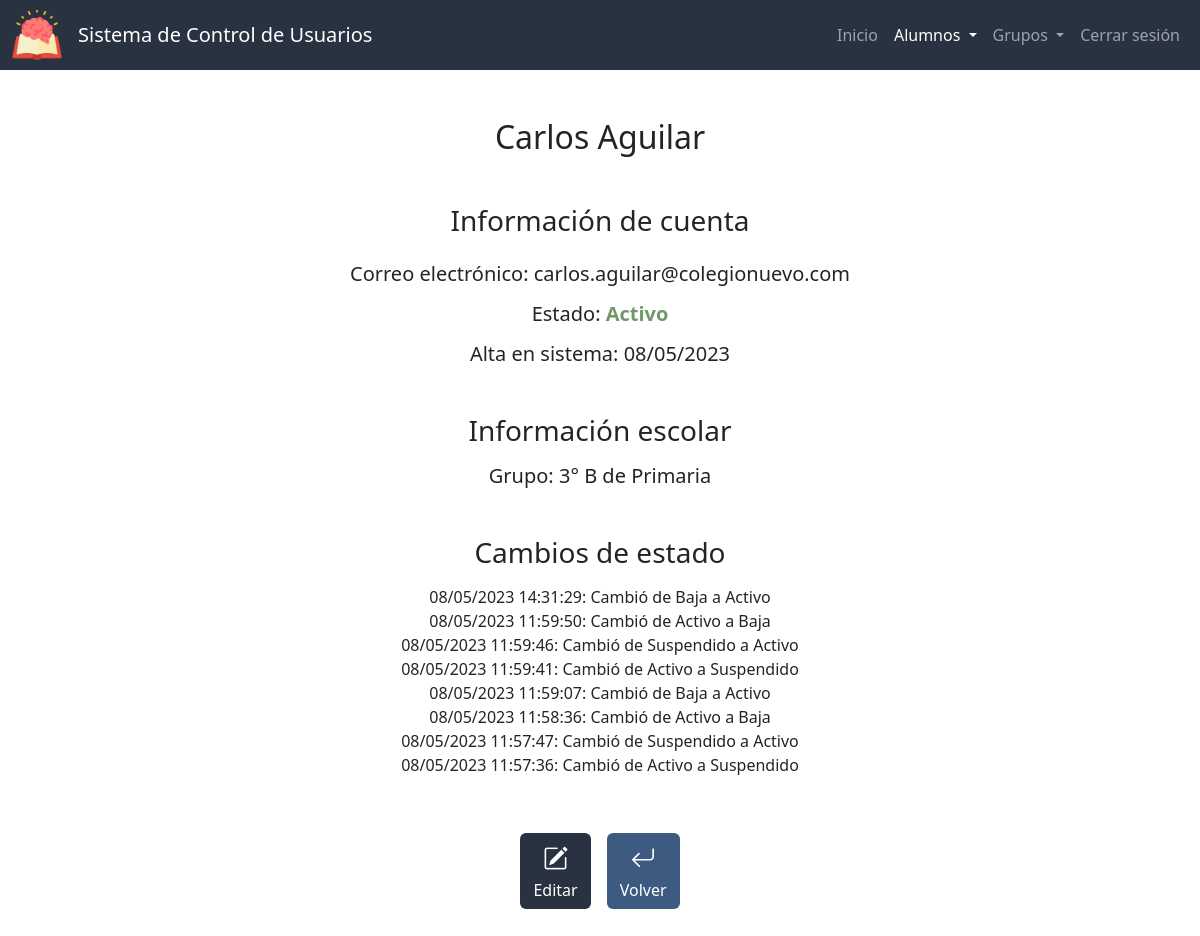
Screenshot of /ver_alumno?id=32 (signed in) with the database file from the repository.
### app.py (models this page shows, shortened)
class Alumnos(db.Model):
    id = db.Column(db.Integer, primary_key=True)
    nombre = db.Column(db.String(50), nullable=False)
    apellidos = db.Column(db.String(50), nullable=False)
    correo = db.Column(db.String(50), nullable=False, unique=True)
    estado = db.Column(db.Integer, nullable=False, default=0) # 0 - activo, 1 - suspendido, 2 - baja
    fecha_de_creacion = db.Column(db.DateTime, nullable=False, default=datetime.now)

class Grupos(db.Model):
    id = db.Column(db.Integer, primary_key=True)
    seccion = db.Column(db.String(50), nullable=False)
    grado = db.Column(db.Integer, nullable=False)
    grupo = db.Column(db.String(1), nullable=False)

class CambiosEstado(db.Model):
    id = db.Column(db.Integer, primary_key=True)
    id_alumno = db.Column(db.Integer, db.ForeignKey('alumnos.id'), nullable=False)
    fecha = db.Column(db.DateTime, nullable=False, default=datetime.utcnow)
    estado_anterior = db.Column(db.Integer, nullable=False)
    estado_nuevo = db.Column(db.Integer, nullable=False)

### app.py (the view)
@app.route('/ver_alumno')
@login_required
def ver_alumno():
    id = request.args.get("id")
    alumno = db.session.query(Alumnos).filter_by(id=id).first()
    cambios = db.session.query(CambiosEstado).filter_by(id_alumno=id).order_by(CambiosEstado.fecha.desc()).all()
    id_grupo = db.session.query(alumnos_por_grupo.c.id_grupo).filter_by(id_alumno=id).first()
    if id_grupo:
        id_grupo = id_grupo[0]
        grupo_actual = db.session.query(Grupos).filter_by(id=id_grupo).first()
    else:
        grupo_actual = None
    return render_template("ver_alumno.html", active="Alumno", grupo_actual=grupo_actual, alumno=alumno, colores=COLORES, cambios=cambios, estados=ESTADOSV)

### app.py (called while the page is built)
def login_required(f):
    @wraps(f)
    def decorated_function(*args, **kwargs):
        if session.get("user_id") is None:
            return redirect("/login")
        return f(*args, **kwargs)
    return decorated_function

### templates/ver_alumno.html (shortened to what this page needs)
{% extends "layout.html" %}
{% block main %}
    <h2 class="mb-5">{{ alumno.nombre }} {{ alumno.apellidos }}</h2>
    <h3 class="mb-4">Información de cuenta</h3>
    <h5 class="mb-3">Correo electrónico: {{ alumno.correo }}</h5>
    <h5 class="mb-3">Estado: <span style="color:{{ colores[estados[alumno.estado]] }}; font-weight: bold;">{{ estados[alumno.estado] }}</span></h5>
    <h5 class="mb-5">Alta en sistema: {{ alumno.fecha_de_creacion.strftime('%d/%m/%Y') }}</h5>
    <h3 class="mb-3">Información escolar</h3>
    <h5 class="mb-5">{% if grupo_actual %} Grupo: {% else %} No hay grupos para mostrar {% endif %}
        {% if grupo_actual.grado %} {{ grupo_actual.grado }}° {% set x=" de " %}{% endif %}
        {% if grupo_actual.grupo %}{{ grupo_actual.grupo }} {% set x=" de " %} {% endif %}
        {% if grupo_actual.seccion %}{{ x }}{{ grupo_actual.seccion }}{% endif %}
    </h5>
    {% if cambios %}
        <h3 class="mb-3">Cambios de estado</h3>
        <div class="mb-5" id="log">
            {% for cambio in cambios %}
                {{ cambio.fecha.strftime('%d/%m/%Y %H:%M:%S') }}: Cambió de {{ estados[cambio.estado_anterior] }} a {{ estados[cambio.estado_nuevo] }} <br>
            {% endfor %}
        </div>
    {% endif %}
    <div class="p-2 btn-group">
        <form action="/editar_alumno">
            <button type="submit" class="btn-bi btn color-primario mx-2" title="Editar"><i class="bi bi-pencil-square"></i><div>Editar</div></button>
        </form>
        <form action="/lista_alumnos">
            <button type="submit" class="btn-big btn ver mx-2" title="Volver"><i class="bi bi-arrow-return-left"></i><div>Volver</div></button>
        </form>
    </div>
{% endblock %}

### static/styles.css (style rules this page uses)
:root { --color-primario: #293241; --color-primario-active: #3b4f69; --color-primario-hover: #334458; --letra-primario: white; --letra-primario-inactive: #9A9EA5; --letra-primario-hover: #C9CBCF; --verde: #729869; --verde-active: #588559; --amarillo: #D69900; --amarillo-active: #b17900; --color-ver: #3D5A80; --color-ver-active: #5281a7; --gris: #a5a5a5; --gris-active: #969696; --gris-oscuro: #7c7c7c; --gris-oscuro-active: #646464; }
.color-primario { background-color: var(--color-primario); color: var(--letra-primario); }
.btn.edit, .btn-big { transition: transform 0.2s ease-in-out; }
.ver { background-color: var(--color-ver); color: var(--letra-primario); }
.bi { font-size: 25px; color: var(--letra-primario); }

### rows the page displays
Alumnos: nombre "Carlos", apellidos "Aguilar", correo "carlos.aguilar@colegionuevo.com", estado "Activo", fecha_de_creacion "08/05/2023"
Grupos: grado "3", grupo "B", seccion "Primaria"
CambiosEstado: fecha "08/05/2023 14:31:29", estado_anterior "Baja", estado_nuevo "Activo"
CambiosEstado: fecha "08/05/2023 11:59:50", estado_anterior "Activo", estado_nuevo "Baja"
CambiosEstado: fecha "08/05/2023 11:59:46", estado_anterior "Suspendido", estado_nuevo "Activo"
CambiosEstado: fecha "08/05/2023 11:59:41", estado_anterior "Activo", estado_nuevo "Suspendido"
CambiosEstado: fecha "08/05/2023 11:59:07", estado_anterior "Baja", estado_nuevo "Activo"
CambiosEstado: fecha "08/05/2023 11:58:36", estado_anterior "Activo", estado_nuevo "Baja"
CambiosEstado: fecha "08/05/2023 11:57:47", estado_anterior "Suspendido", estado_nuevo "Activo"
CambiosEstado: fecha "08/05/2023 11:57:36", estado_anterior "Activo", estado_nuevo "Suspendido"

### other values shown
{{ x }} "de"
